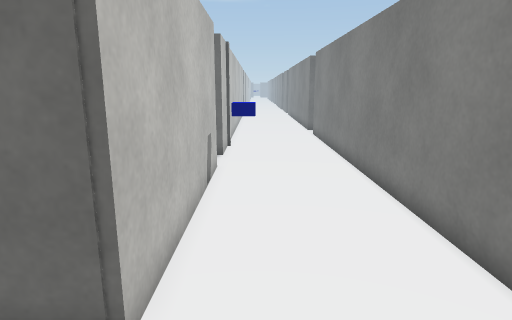
View 1 (above)

24 first-person views from a walk through a scene from a Unity 3-D project. The camera is 1.4 m above the floor, tilts 12° down and sees 75° across. The floor is counted in squares, 0.5 m on a side. Each view is taken from the middle of a square. On the plan, view 1 faces up. The plan holds only what a view shows up to about 20 squares ahead; the rest is blank. The place goes on beyond the plan. Some surface patterns are stand-ins.

View 2
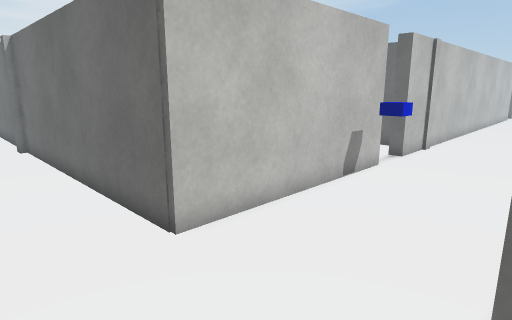

View 3
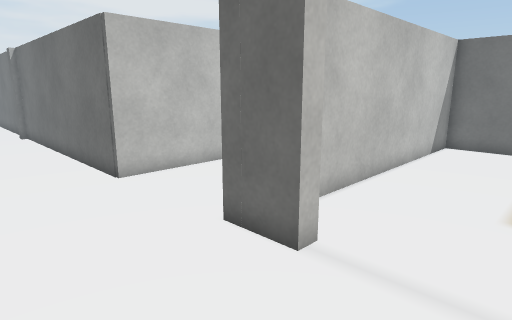

View 4
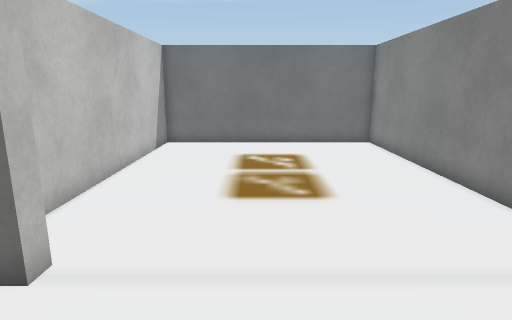

View 5
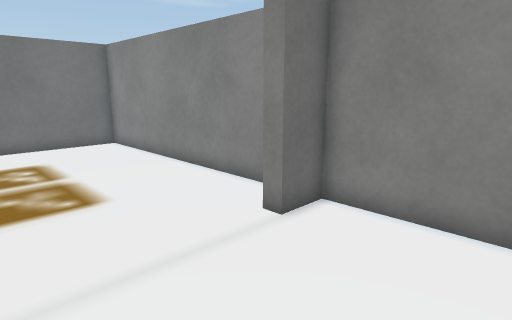

View 6
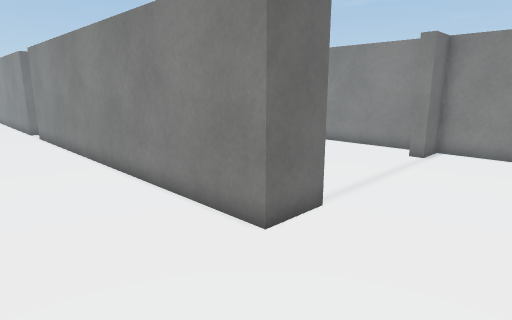

View 7
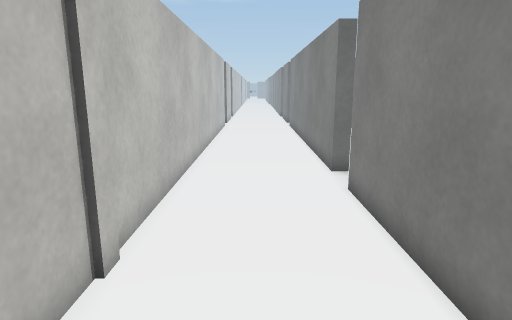

View 8
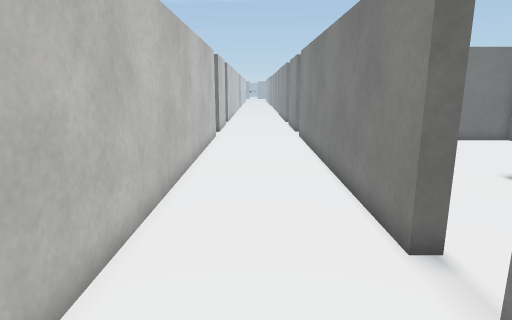

View 9
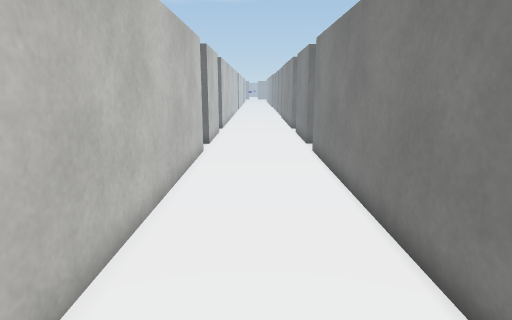

View 10
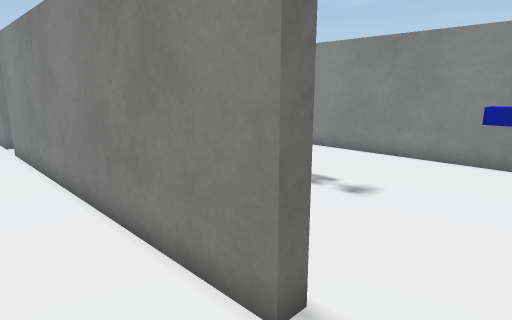

View 11
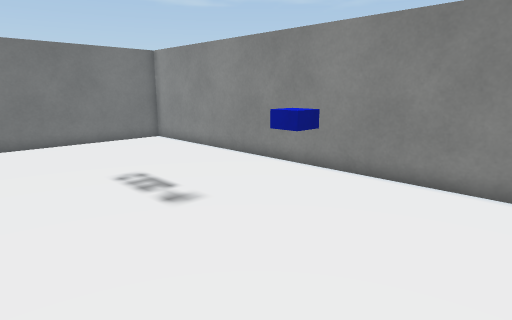

View 12
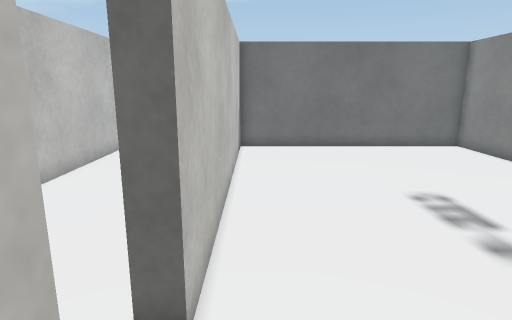

View 13
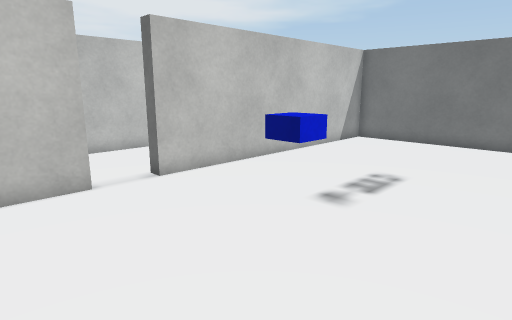

View 14
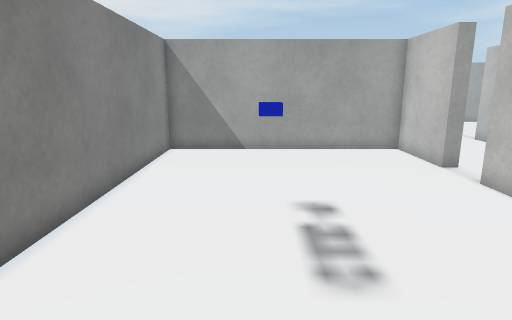

View 15
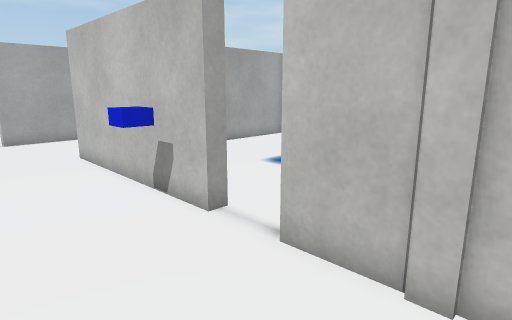

View 16
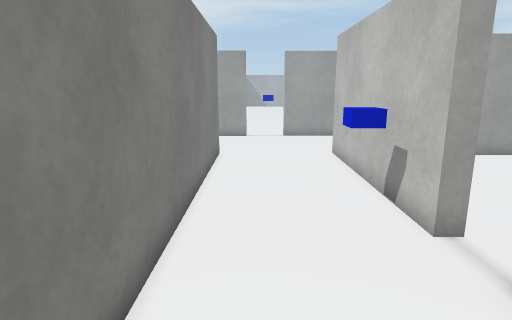

View 17
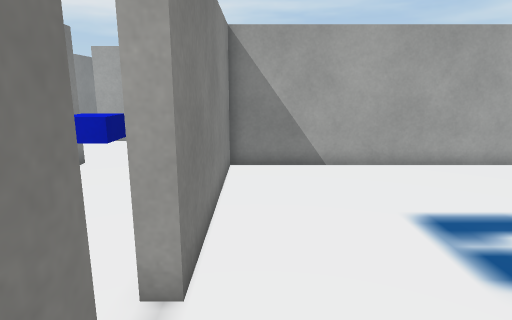

View 18
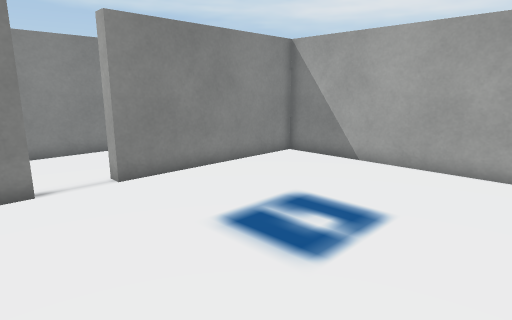

View 19
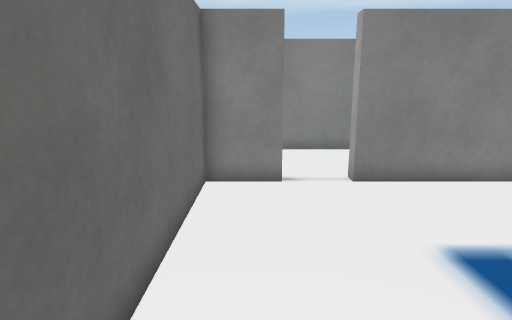

View 20
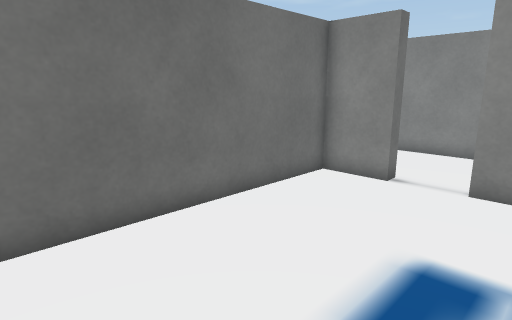

View 21
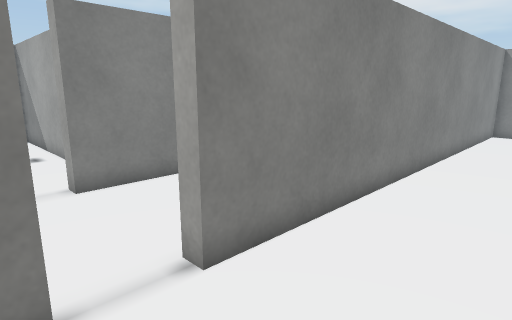

View 22
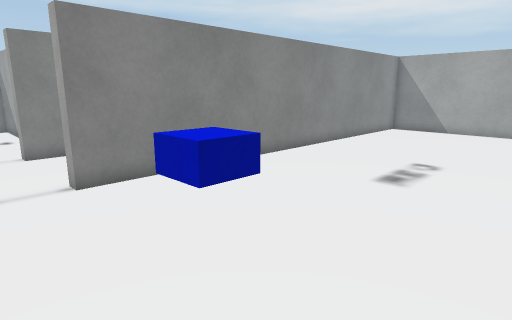

View 23
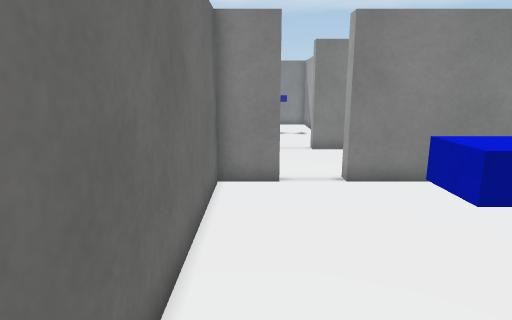

View 24
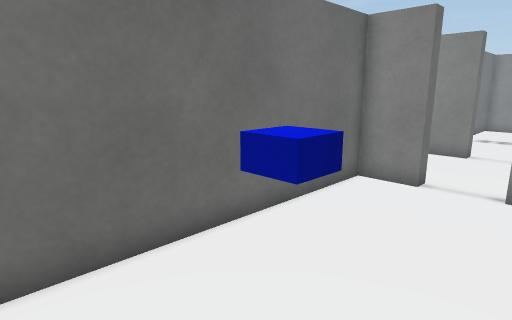

### Floor plan
Points are (right, up) in squares from view 1. A wall is a line through its corners. A room is listed if a view was taken in it or the views show most of it. See-through windows are left out.
Room 1 (views 1, 2, 6, 7, 8, 9, 10, 15, 16)
walls: (-1.4, 12) (-1.4, 3.2) (-12.5, 3.2); (4.2, 23.3) (3.6, 23.3) (3.6, 38.2) (4.2, 38.2); (5.7, 3.4) (3.6, 3.4) (3.6, 21.2) (4.2, 21.2); (-1.4, 38.2) (-1.4, 14.2); (4.2, 40.3) (3.6, 40.3) (3.6, 42.5); (-1.4, 42.5) (-1.4, 40.3)
ways out: opening at (4.5, 0.5) to room 2; opening at (4, 22.5) to room 3; opening at (-1.5, 13.5) to room 4; opening at (-1.5, 39.5) to room 5; opening at (4, 39.5)
objects: blue block (-1, 10) to (0, 11)
Room 2 (views 3, 4, 5)
walls: (5.7, 4) (5.7, 3.4); (15.1, 4.8) (15.1, 16.7) (4.2, 16.7) (4.2, 6.1); (15.1, -0.4) (15.1, 3.7) (13.5, 3.7) (13.5, 4.4)
ways out: opening at (4.5, 0.5) to room 1
Room 3 (views 11, 12, 13, 14)
walls: (4.2, 21.2) (4.2, 17.3) (15.1, 17.3) (15.1, 36.5) (4.2, 36.5) (4.2, 23.3)
ways out: opening at (4, 22.5) to room 1
objects: blue block (10, 22) to (11, 23)
Room 4 (views 17, 18, 19, 20)
walls: (-1.4, 14.2) (-2, 14.2) (-2, 16.6) (-11.4, 16.6); (-12.5, 3.8) (-2, 3.8) (-2, 12) (-1.4, 12)
ways out: opening at (-1.5, 13.5) to room 1
Room 5 (views 21, 22, 23, 24)
walls: (-1.4, 40.3) (-2, 40.3) (-2, 42.2) (-11.6, 42.2); (-9, 17.1) (-6.8, 17.1); (-3, 17.1) (-2, 17.1) (-2, 38.2) (-1.4, 38.2)
ways out: opening at (-1.5, 39.5) to room 1
objects: blue block (-10, 39) to (-9, 39)

Positions as (right, up) in squares from view 1, and headings:
1: (0, 0), facing up
2: (4, 0), facing up-left
3: (9, -1), facing up-left
4: (9, -1), facing up
5: (8, -1), facing up-right
6: (-1, -1), facing up-right
7: (1, 12), facing up
8: (1, 18), facing up
9: (1, 23), facing up
10: (1, 21), facing up-right
11: (5, 18), facing up-right
12: (5, 20), facing up
13: (14, 18), facing up-left
14: (11, 33), facing down
15: (3, 18), facing down-left
16: (2, 18), facing down
17: (-3, 16), facing down
18: (-12, 16), facing down-right
19: (-12, 15), facing right
20: (-12, 10), facing up-right
21: (-6, 41), facing down-right
22: (-12, 41), facing down-right
23: (-12, 41), facing right
24: (-12, 37), facing up-right
